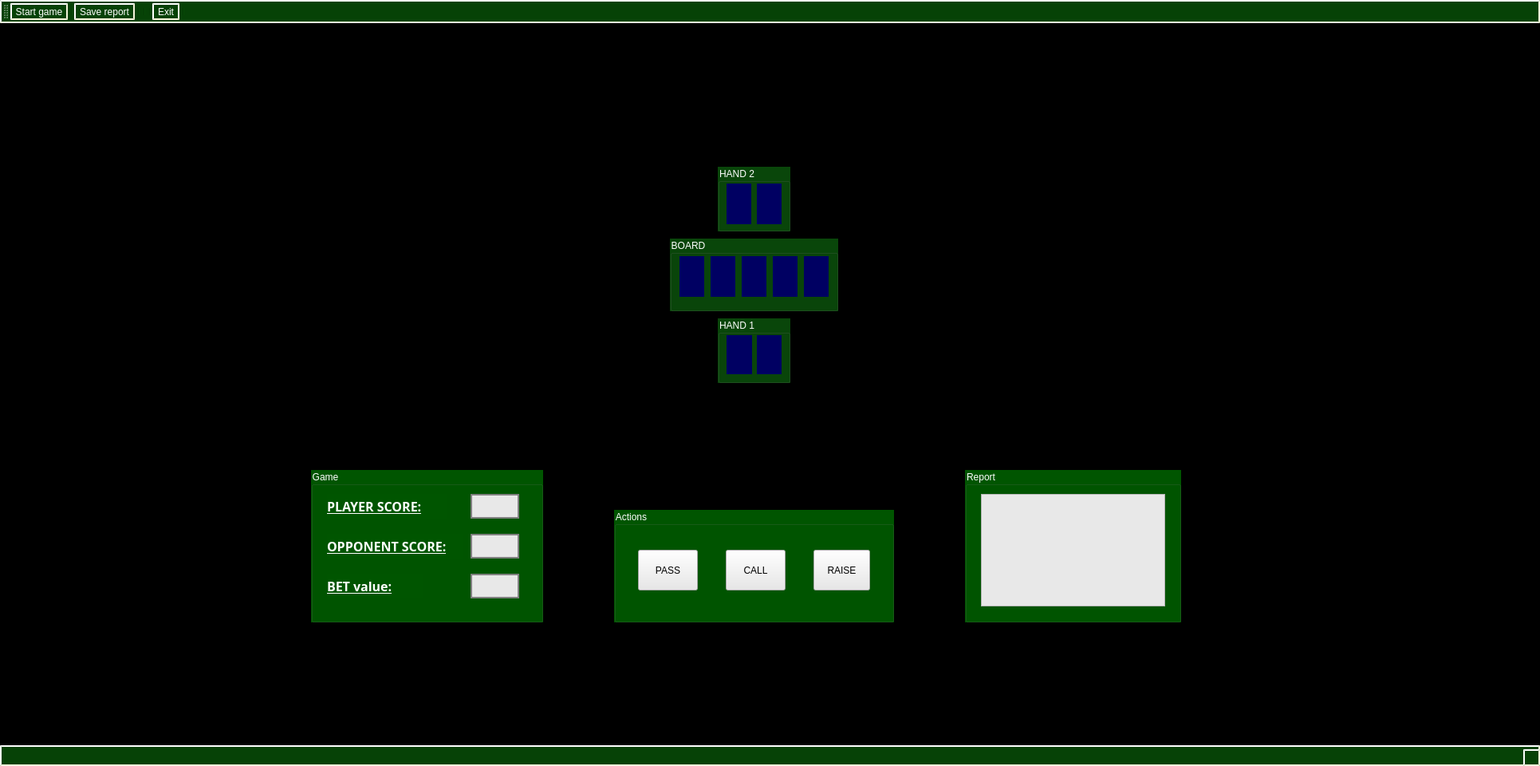
<?xml version="1.0" encoding="UTF-8"?>
<ui version="4.0">
 <class>MainWindow</class>
 <widget class="QMainWindow" name="MainWindow">
  <property name="enabled">
   <bool>true</bool>
  </property>
  <property name="geometry">
   <rect>
    <x>0</x>
    <y>0</y>
    <width>1931</width>
    <height>960</height>
   </rect>
  </property>
  <property name="minimumSize">
   <size>
    <width>1340</width>
    <height>960</height>
   </size>
  </property>
  <property name="windowTitle">
   <string>MainWindow</string>
  </property>
  <property name="styleSheet">
   <string notr="true">background-color: rgb(0, 0, 0);</string>
  </property>
  <widget class="QWidget" name="centralwidget">
   <widget class="QGroupBox" name="SettingsBox">
    <property name="geometry">
     <rect>
      <x>390</x>
      <y>560</y>
      <width>291</width>
      <height>191</height>
     </rect>
    </property>
    <property name="styleSheet">
     <string notr="true">background-color: rgb(0, 85, 0);
color: rgb(255, 255, 255);</string>
    </property>
    <property name="title">
     <string>Game</string>
    </property>
    <widget class="QLabel" name="PlayerScoreLabel">
     <property name="geometry">
      <rect>
       <x>20</x>
       <y>30</y>
       <width>151</width>
       <height>31</height>
      </rect>
     </property>
     <property name="font">
      <font>
       <family>Perpetua Titling MT</family>
       <pointsize>12</pointsize>
       <weight>99</weight>
       <italic>false</italic>
       <bold>true</bold>
      </font>
     </property>
     <property name="styleSheet">
      <string notr="true">font: 900 12pt &quot;Perpetua Titling MT&quot;;</string>
     </property>
     <property name="text">
      <string>&lt;html&gt;&lt;head/&gt;&lt;body&gt;&lt;p&gt;&lt;span style=&quot; text-decoration: underline; color:#ffffff;&quot;&gt;PLAYER SCORE:&lt;/span&gt;&lt;/p&gt;&lt;/body&gt;&lt;/html&gt;</string>
     </property>
    </widget>
    <widget class="QLabel" name="BetValueLabel">
     <property name="geometry">
      <rect>
       <x>20</x>
       <y>130</y>
       <width>121</width>
       <height>31</height>
      </rect>
     </property>
     <property name="font">
      <font>
       <family>Perpetua Titling MT</family>
       <pointsize>12</pointsize>
       <weight>99</weight>
       <italic>false</italic>
       <bold>true</bold>
      </font>
     </property>
     <property name="styleSheet">
      <string notr="true">font: 900 12pt &quot;Perpetua Titling MT&quot;;</string>
     </property>
     <property name="text">
      <string>&lt;html&gt;&lt;head/&gt;&lt;body&gt;&lt;p&gt;&lt;span style=&quot; text-decoration: underline; color:#ffffff;&quot;&gt;BET value:&lt;/span&gt;&lt;/p&gt;&lt;/body&gt;&lt;/html&gt;</string>
     </property>
    </widget>
    <widget class="QLabel" name="OpponentScoreLabel">
     <property name="geometry">
      <rect>
       <x>20</x>
       <y>80</y>
       <width>171</width>
       <height>31</height>
      </rect>
     </property>
     <property name="font">
      <font>
       <family>Perpetua Titling MT</family>
       <pointsize>12</pointsize>
       <weight>99</weight>
       <italic>false</italic>
       <bold>true</bold>
      </font>
     </property>
     <property name="styleSheet">
      <string notr="true">font: 900 12pt &quot;Perpetua Titling MT&quot;;</string>
     </property>
     <property name="text">
      <string>&lt;html&gt;&lt;head/&gt;&lt;body&gt;&lt;p&gt;&lt;span style=&quot; text-decoration: underline; color:#ffffff;&quot;&gt;OPPONENT SCORE:&lt;/span&gt;&lt;/p&gt;&lt;/body&gt;&lt;/html&gt;</string>
     </property>
    </widget>
    <widget class="QLabel" name="PlayerScoreNumber">
     <property name="geometry">
      <rect>
       <x>200</x>
       <y>30</y>
       <width>61</width>
       <height>31</height>
      </rect>
     </property>
     <property name="styleSheet">
      <string notr="true">border: 2px solid grey;
background-color: rgb(232, 232, 232);
font: 900 12pt &quot;Perpetua Titling MT&quot;;
color: rgb(0, 0, 0);</string>
     </property>
     <property name="text">
      <string/>
     </property>
    </widget>
    <widget class="QLabel" name="OpponentScoreNumber">
     <property name="geometry">
      <rect>
       <x>200</x>
       <y>80</y>
       <width>61</width>
       <height>31</height>
      </rect>
     </property>
     <property name="styleSheet">
      <string notr="true">border: 2px solid grey;
background-color: rgb(232, 232, 232);
font: 900 12pt &quot;Perpetua Titling MT&quot;;
color: rgb(0, 0, 0);</string>
     </property>
     <property name="text">
      <string/>
     </property>
    </widget>
    <widget class="QLabel" name="BetValueNumber">
     <property name="geometry">
      <rect>
       <x>200</x>
       <y>130</y>
       <width>61</width>
       <height>31</height>
      </rect>
     </property>
     <property name="styleSheet">
      <string notr="true">border: 2px solid grey;
background-color: rgb(232, 232, 232);
font: 900 12pt &quot;Perpetua Titling MT&quot;;
color: rgb(0, 0, 0);</string>
     </property>
     <property name="text">
      <string/>
     </property>
    </widget>
   </widget>
   <widget class="QGroupBox" name="ActionsBox">
    <property name="geometry">
     <rect>
      <x>770</x>
      <y>610</y>
      <width>351</width>
      <height>141</height>
     </rect>
    </property>
    <property name="styleSheet">
     <string notr="true">background-color: rgb(0, 85, 0);
color: rgb(255, 255, 255);</string>
    </property>
    <property name="title">
     <string>Actions</string>
    </property>
    <widget class="QPushButton" name="PassButton">
     <property name="geometry">
      <rect>
       <x>30</x>
       <y>50</y>
       <width>75</width>
       <height>51</height>
      </rect>
     </property>
     <property name="styleSheet">
      <string notr="true">background-color: rgb(232, 232, 232);
font: 900 12pt &quot;Perpetua Titling MT&quot;;
color: rgb(0, 0, 0);</string>
     </property>
     <property name="text">
      <string>PASS</string>
     </property>
    </widget>
    <widget class="QPushButton" name="CallButton">
     <property name="geometry">
      <rect>
       <x>140</x>
       <y>50</y>
       <width>75</width>
       <height>51</height>
      </rect>
     </property>
     <property name="styleSheet">
      <string notr="true">background-color: rgb(232, 232, 232);
font: 900 12pt &quot;Perpetua Titling MT&quot;;
color: rgb(0, 0, 0);</string>
     </property>
     <property name="text">
      <string>CALL</string>
     </property>
    </widget>
    <widget class="QPushButton" name="RaiseButton">
     <property name="geometry">
      <rect>
       <x>250</x>
       <y>50</y>
       <width>71</width>
       <height>51</height>
      </rect>
     </property>
     <property name="styleSheet">
      <string notr="true">background-color: rgb(232, 232, 232);
font: 900 12pt &quot;Perpetua Titling MT&quot;;
color: rgb(0, 0, 0);</string>
     </property>
     <property name="text">
      <string>RAISE</string>
     </property>
    </widget>
   </widget>
   <widget class="QLabel" name="PokerTableImage">
    <property name="geometry">
     <rect>
      <x>450</x>
      <y>20</y>
      <width>1001</width>
      <height>871</height>
     </rect>
    </property>
    <property name="text">
     <string/>
    </property>
    <property name="pixmap">
     <pixmap>../images/Poker_table_picture_full.png</pixmap>
    </property>
   </widget>
   <widget class="QGroupBox" name="BoardBox">
    <property name="geometry">
     <rect>
      <x>840</x>
      <y>270</y>
      <width>211</width>
      <height>91</height>
     </rect>
    </property>
    <property name="styleSheet">
     <string notr="true">color: rgb(255, 255, 255);
background-color: rgb(9, 70, 10);</string>
    </property>
    <property name="title">
     <string>BOARD</string>
    </property>
    <widget class="QLabel" name="card4_board">
     <property name="geometry">
      <rect>
       <x>129</x>
       <y>22</y>
       <width>31</width>
       <height>51</height>
      </rect>
     </property>
     <property name="styleSheet">
      <string notr="true">font: 75 16pt &quot;Perpetua Titling MT&quot;;
background-color: rgb(0, 0, 98);</string>
     </property>
     <property name="text">
      <string/>
     </property>
    </widget>
    <widget class="QLabel" name="card2_board">
     <property name="geometry">
      <rect>
       <x>51</x>
       <y>22</y>
       <width>31</width>
       <height>51</height>
      </rect>
     </property>
     <property name="styleSheet">
      <string notr="true">font: 75 16pt &quot;Perpetua Titling MT&quot;;
background-color: rgb(0, 0, 98);</string>
     </property>
     <property name="text">
      <string/>
     </property>
    </widget>
    <widget class="QLabel" name="card3_board">
     <property name="geometry">
      <rect>
       <x>90</x>
       <y>22</y>
       <width>31</width>
       <height>51</height>
      </rect>
     </property>
     <property name="styleSheet">
      <string notr="true">font: 75 16pt &quot;Perpetua Titling MT&quot;;
background-color: rgb(0, 0, 98);</string>
     </property>
     <property name="text">
      <string/>
     </property>
    </widget>
    <widget class="QLabel" name="card5_board">
     <property name="geometry">
      <rect>
       <x>168</x>
       <y>22</y>
       <width>31</width>
       <height>51</height>
      </rect>
     </property>
     <property name="styleSheet">
      <string notr="true">font: 75 16pt &quot;Perpetua Titling MT&quot;;
background-color: rgb(0, 0, 98);</string>
     </property>
     <property name="text">
      <string/>
     </property>
    </widget>
    <widget class="QLabel" name="card1_board">
     <property name="geometry">
      <rect>
       <x>12</x>
       <y>22</y>
       <width>31</width>
       <height>51</height>
      </rect>
     </property>
     <property name="styleSheet">
      <string notr="true">font: 75 16pt &quot;Perpetua Titling MT&quot;;
background-color: rgb(0, 0, 98);</string>
     </property>
     <property name="text">
      <string/>
     </property>
    </widget>
   </widget>
   <widget class="QGroupBox" name="Hand2Box">
    <property name="geometry">
     <rect>
      <x>900</x>
      <y>180</y>
      <width>91</width>
      <height>81</height>
     </rect>
    </property>
    <property name="styleSheet">
     <string notr="true">color: rgb(255, 255, 255);
background-color: rgb(9, 70, 10);</string>
    </property>
    <property name="title">
     <string>HAND 2</string>
    </property>
    <widget class="QLabel" name="card2_hand2">
     <property name="geometry">
      <rect>
       <x>49</x>
       <y>21</y>
       <width>31</width>
       <height>51</height>
      </rect>
     </property>
     <property name="styleSheet">
      <string notr="true">font: 75 16pt &quot;Perpetua Titling MT&quot;;
background-color: rgb(0, 0, 98);</string>
     </property>
     <property name="text">
      <string/>
     </property>
    </widget>
    <widget class="QLabel" name="card1_hand2">
     <property name="geometry">
      <rect>
       <x>11</x>
       <y>21</y>
       <width>31</width>
       <height>51</height>
      </rect>
     </property>
     <property name="styleSheet">
      <string notr="true">font: 75 16pt &quot;Perpetua Titling MT&quot;;
background-color: rgb(0, 0, 98);</string>
     </property>
     <property name="text">
      <string/>
     </property>
    </widget>
   </widget>
   <widget class="QGroupBox" name="Hand1Box">
    <property name="geometry">
     <rect>
      <x>900</x>
      <y>370</y>
      <width>91</width>
      <height>81</height>
     </rect>
    </property>
    <property name="styleSheet">
     <string notr="true">color: rgb(255, 255, 255);
background-color: rgb(9, 70, 10);</string>
    </property>
    <property name="title">
     <string>HAND 1</string>
    </property>
    <widget class="QLabel" name="card2_hand1">
     <property name="geometry">
      <rect>
       <x>49</x>
       <y>21</y>
       <width>31</width>
       <height>49</height>
      </rect>
     </property>
     <property name="styleSheet">
      <string notr="true">font: 75 16pt &quot;Perpetua Titling MT&quot;;
background-color: rgb(0, 0, 98);</string>
     </property>
     <property name="text">
      <string/>
     </property>
    </widget>
    <widget class="QLabel" name="card1_hand1">
     <property name="geometry">
      <rect>
       <x>11</x>
       <y>21</y>
       <width>32</width>
       <height>49</height>
      </rect>
     </property>
     <property name="font">
      <font>
       <family>Perpetua Titling MT</family>
       <pointsize>16</pointsize>
       <weight>9</weight>
       <italic>false</italic>
       <bold>false</bold>
      </font>
     </property>
     <property name="styleSheet">
      <string notr="true">font: 75 16pt &quot;Perpetua Titling MT&quot;;
border-color: rgb(170, 0, 0);
background-color: rgb(0, 0, 98);</string>
     </property>
     <property name="text">
      <string/>
     </property>
     <property name="wordWrap">
      <bool>false</bool>
     </property>
    </widget>
   </widget>
   <widget class="QGroupBox" name="ReportBox">
    <property name="geometry">
     <rect>
      <x>1210</x>
      <y>560</y>
      <width>271</width>
      <height>191</height>
     </rect>
    </property>
    <property name="styleSheet">
     <string notr="true">background-color: rgb(0, 85, 0);
color: rgb(255, 255, 255);</string>
    </property>
    <property name="title">
     <string>Report</string>
    </property>
    <widget class="QListWidget" name="ReportText">
     <property name="geometry">
      <rect>
       <x>20</x>
       <y>30</y>
       <width>231</width>
       <height>141</height>
      </rect>
     </property>
     <property name="styleSheet">
      <string notr="true">background-color: rgb(232, 232, 232);
color: rgb(0, 0, 0);</string>
     </property>
    </widget>
   </widget>
   <zorder>PokerTableImage</zorder>
   <zorder>SettingsBox</zorder>
   <zorder>ActionsBox</zorder>
   <zorder>BoardBox</zorder>
   <zorder>Hand2Box</zorder>
   <zorder>Hand1Box</zorder>
   <zorder>ReportBox</zorder>
  </widget>
  <widget class="QToolBar" name="toolBar">
   <property name="windowTitle">
    <string>toolBar</string>
   </property>
   <property name="styleSheet">
    <string notr="true">background-color: rgb(6, 66, 6);
color: rgb(255, 255, 255);
font: 900 12pt &quot;Perpetua Titling MT&quot;;
border-style: outset;
border-width: 2px;
border-color: beige;</string>
   </property>
   <attribute name="toolBarArea">
    <enum>TopToolBarArea</enum>
   </attribute>
   <attribute name="toolBarBreak">
    <bool>false</bool>
   </attribute>
   <addaction name="actionNew_game"/>
   <addaction name="separator"/>
   <addaction name="actionSave_report"/>
   <addaction name="separator"/>
   <addaction name="separator"/>
   <addaction name="separator"/>
   <addaction name="actionExit"/>
   <addaction name="separator"/>
  </widget>
  <widget class="QStatusBar" name="statusbar">
   <property name="styleSheet">
    <string notr="true">background-color: rgb(6, 66, 6);
color: rgb(255, 255, 255);
border-style: outset;
border-width: 2px;
border-color: beige;
</string>
   </property>
  </widget>
  <action name="actionNew_game">
   <property name="text">
    <string>Start game</string>
   </property>
   <property name="toolTip">
    <string>This action ends current session and starts new game from the begining</string>
   </property>
  </action>
  <action name="actionSave_report">
   <property name="text">
    <string>Save report</string>
   </property>
   <property name="toolTip">
    <string>This action makes a .txt file with report about current game</string>
   </property>
  </action>
  <action name="actionExit">
   <property name="text">
    <string>Exit</string>
   </property>
   <property name="toolTip">
    <string>Close application</string>
   </property>
   <property name="shortcut">
    <string>Esc</string>
   </property>
  </action>
 </widget>
 <layoutdefault spacing="6" margin="9"/>
 <resources/>
 <connections/>
</ui>
